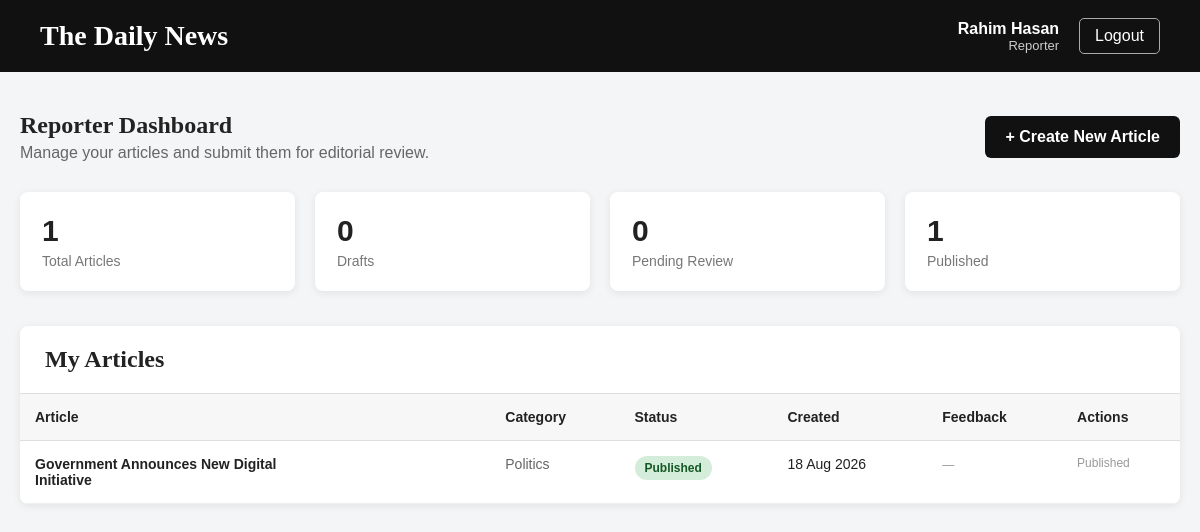
The page /BackEnd/reporter_dashboard.php (signed in) on the database its author committed.
### tables this page shows
CREATE TABLE ARTICLE (
    Article_ID INT PRIMARY KEY,
    Title VARCHAR(255) NOT NULL,
    Content TEXT,
    Created_At DATETIME,
    Updated_At DATETIME,
    Status VARCHAR(30),
    Reviewed_At DATETIME,
    Published_At DATETIME,
    Editors_Feedback TEXT,

    Reporter_ID INT,
    Editor_ID INT,
    Category_ID INT,

    FOREIGN KEY (Reporter_ID)
        REFERENCES REPORTER(Staff_ID),

    FOREIGN KEY (Editor_ID)
        REFERENCES EDITOR(Staff_ID),

    FOREIGN KEY (Category_ID)
        REFERENCES CATEGORY(Category_ID),

    CONSTRAINT chk_article_status
        CHECK (Status IN ('Draft', 'Reviewed', 'Published', 'Rejected'))
);

CREATE TABLE CATEGORY (
    Category_ID INT PRIMARY KEY,
    Category_Name VARCHAR(100) NOT NULL
);

### BackEnd/reporter_dashboard.php (the view, shortened to what this page needs)
<?php
require_once "dbConnect.php";
$reporter_id = $_SESSION["user_id"];
$reporter_name = $_SESSION["name"];
$sql = "SELECT
            a.Article_ID,
            a.Title,
            a.Content,
            a.Created_At,
            a.Updated_At,
            a.Status,
            a.Reviewed_At,
            a.Published_At,
            a.Editors_Feedback,
            c.Category_Name,
            e.Name AS Editor_Name
        FROM ARTICLE a
        LEFT JOIN CATEGORY c
            ON a.Category_ID = c.Category_ID
        LEFT JOIN EDITOR e
            ON a.Editor_ID = e.Staff_ID
        WHERE a.Reporter_ID = ?
        ORDER BY a.Created_At DESC";
$stmt = $conn->prepare($sql);
$stmt->bind_param("i", $reporter_id);
$stmt->execute();
$result = $stmt->get_result();
$total_articles = 0;
$draft_count = 0;
$pending_count = 0;
$published_count = 0;
$articles = [];
while ($article = $result->fetch_assoc()) {
    $articles[] = $article;
    $total_articles++;
    switch (strtolower($article["Status"])) {
        case "published":
            $published_count++;
            break;
    }
}
?>
<!DOCTYPE html>
<html lang="en">
<head>
</head>
<body>
<header class="header">
    <div class="logo">
        The Daily News
    </div>
    <div class="header-right">
        <div class="user-info">
            <div class="user-name">
                <?php echo htmlspecialchars($reporter_name); ?>
            </div>
            <div class="user-role">
                Reporter
            </div>
        </div>
        <a href="logout.php"
           class="logout-button">
            Logout
        </a>
    </div>
</header>
<main class="container">
    <section class="welcome-section">
        <div>
            <h1>
                Reporter Dashboard
            </h1>
            <p>
                Manage your articles and submit them for editorial review.
            </p>
        </div>
        <a href="create_article.php"
           class="create-button">
            + Create New Article
        </a>
    </section>
    <section class="stats">
        <div class="stat-card">
            <div class="stat-number">
                <?php echo $total_articles; ?>
            </div>
            <div class="stat-label">
                Total Articles
            </div>
        </div>
        <div class="stat-card">
            <div class="stat-number">
                <?php echo $draft_count; ?>
            </div>
            <div class="stat-label">
                Drafts
            </div>
        </div>
        <div class="stat-card">
            <div class="stat-number">
                <?php echo $pending_count; ?>
            </div>
            <div class="stat-label">
                Pending Review
            </div>
        </div>
        <div class="stat-card">
            <div class="stat-number">
                <?php echo $published_count; ?>
            </div>
            <div class="stat-label">
                Published
            </div>
        </div>
    </section>
    <section class="articles-section">
        <div class="section-header">
            <h2>
                My Articles
            </h2>
        </div>
        <?php if (count($articles) === 0): ?>
            <div class="empty-state">
                <h3>
                    You haven't created any articles yet.
                </h3>
                <p>
                    Start by creating your first article.
                </p>
            </div>
        <?php else: ?>
            <div class="table-container">
                <table>
                    <thead>
                        <tr>
                            <th>
                                Article
                            </th>
                            <th>
                                Category
                            </th>
                            <th>
                                Status
                            </th>
                            <th>
                                Created
                            </th>
                            <th>
                                Feedback
                            </th>
                            <th>
                                Actions
                            </th>
                        </tr>
                    </thead>
                    <tbody>
                    <?php foreach ($articles as $article): ?>
                        <?php
                        $status = strtolower(
                            $article["Status"]
                        );
                        ?>
                        <tr>
                            <td>
                                <div class="article-title">
                                    <?php
                                    echo htmlspecialchars(
                                        $article["Title"]
                                    );
                                    ?>
                                </div>
                            </td>
                            <td>
                                <span class="category">
                                    <?php
                                    echo htmlspecialchars(
                                        $article["Category_Name"]
                                        ?? "Uncategorized"
                                    );
                                    ?>
                                </span>
                            </td>
                            <td>
                                <?php
                                if ($status === "draft") {
                                    $status_class =
                                        "status-draft";
                                } elseif ($status === "pending") {
                                    $status_class =
                                        "status-pending";
                                } elseif ($status === "published") {
                                    $status_class =
                                        "status-published";
                                } elseif ($status === "rejected") {
                                    $status_class =
                                        "status-rejected";
                                } else {
                                    $status_class =
                                        "status-draft";
                                }
                                ?>
                                <span class="status <?php echo $status_class; ?>">
                                    <?php
                                    echo htmlspecialchars(
                                        $article["Status"]
                                    );
                                    ?>
                                </span>
                            </td>
                            <td>
                                <?php
                                echo date(
                                    "d M Y",
                                    strtotime(
                                        $article["Created_At"]
                                    )
                                );
                                ?>
                            </td>
                            <td>
                                <?php
                                if (
                                    $status === "rejected"
                                    &&
                                    !empty(
                                        $article["Editors_Feedback"]
                                    )
                                ):
                                ?>
                                    <div class="feedback">
                                        <strong>
                                            Editor:
                                        </strong>
                                        <br>
                                        <?php
                                        echo htmlspecialchars(
                                            $article["Editors_Feedback"]
                                        );
                                        ?>
                                    </div>
                                <?php else: ?>
                                    <span class="disabled-action">
                                        —
                                    </span>
                                <?php endif; ?>
                            </td>
                            <td>
                                <div class="actions">
                                    <?php
                                    if ($status === "published"):
                                    ?>
                                        <span class="disabled-action">
                                            Published
                                        </span>
                                    <?php endif; ?>
                                </div>
                            </td>
                        </tr>
                    <?php endforeach; ?>
                    </tbody>
                </table>
            </div>
        <?php endif; ?>
    </section>
</main>
</body>
</html>

### BackEnd/reporter_dashboard.php (style rules this page uses)
* { box-sizing: border-box; margin: 0; padding: 0; font-family: Arial, sans-serif; }
body { background: #f4f5f7; color: #222; }
.header { background: #111; color: white; padding: 18px 40px; display: flex; justify-content: space-between; align-items: center; }
.logo { font-family: Georgia, serif; font-size: 28px; font-weight: bold; }
.header-right { display: flex; align-items: center; gap: 20px; }
.user-info { text-align: right; }
.user-name { font-weight: bold; }
.user-role { font-size: 13px; color: #ccc; }
.logout-button { text-decoration: none; color: white; border: 1px solid #aaa; padding: 8px 15px; border-radius: 5px; }
.container { max-width: 1200px; margin: 40px auto; padding: 0 20px; }
.welcome-section { display: flex; justify-content: space-between; align-items: center; margin-bottom: 30px; }
.welcome-section h1 { font-family: Georgia, serif; margin-bottom: 5px; }
.welcome-section p { color: #666; }
.create-button { background: #111; color: white; text-decoration: none; padding: 12px 20px; border-radius: 6px; font-weight: bold; }
.stats { display: grid; grid-template-columns: repeat(4, 1fr); gap: 20px; margin-bottom: 35px; }
.stat-card { background: white; padding: 22px; border-radius: 8px; box-shadow: 0 2px 8px rgba(0,0,0,0.08); }
.stat-number { font-size: 30px; font-weight: bold; margin-bottom: 5px; }
.stat-label { color: #777; font-size: 14px; }
.articles-section { background: white; border-radius: 8px; box-shadow: 0 2px 8px rgba(0,0,0,0.08); overflow: hidden; }
.section-header { padding: 20px 25px; border-bottom: 1px solid #ddd; }
.section-header h2 { font-family: Georgia, serif; }
.table-container { overflow-x: auto; }
table { width: 100%; border-collapse: collapse; }
th { background: #f7f7f7; text-align: left; padding: 15px; font-size: 14px; border-bottom: 1px solid #ddd; }
td { padding: 15px; border-bottom: 1px solid #eee; vertical-align: top; font-size: 14px; }
.article-title { font-weight: bold; max-width: 300px; }
.category { color: #666; }
.status { display: inline-block; padding: 5px 10px; border-radius: 20px; font-size: 12px; font-weight: bold; }
.status-published { background: #d4edda; color: #155724; }
.actions { display: flex; flex-wrap: wrap; gap: 6px; }
.disabled-action { color: #999; font-size: 12px; }

### rows shown on the page
article: Title "Government Announces New Digital Initiative", Category_ID.Category_Name "Politics", Status "Published", Created_At "18 Aug 2026"

### other values the page prints
$reporter_name "Rahim Hasan"
$total_articles "1"
$draft_count "0"
$pending_count "0"
$published_count "1"
